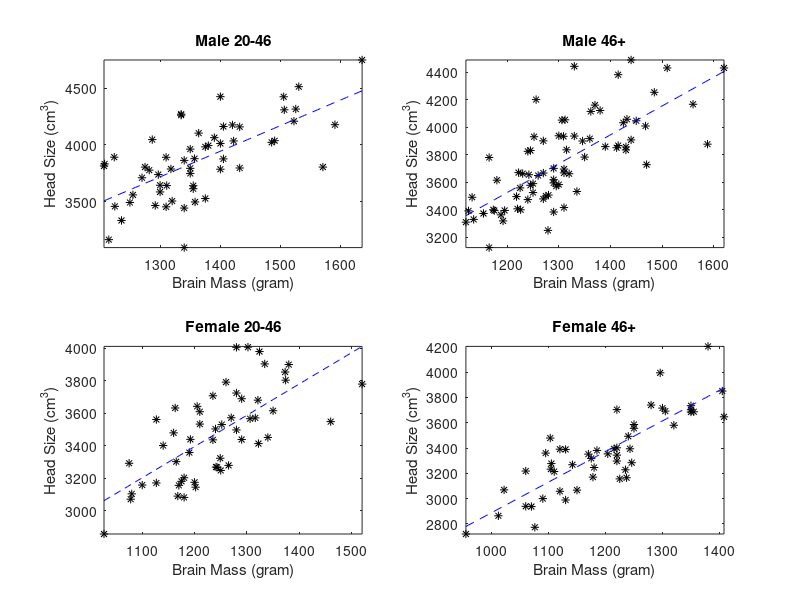

Reproduce this figure in MATLAB.
%{
    Michael Kyzar
    ITP 168, Spring 2016
    Lab 18  
    kyzar@usc.edu

    Revision History
Date        Changes         Programmer
------------------------------
11/02/2016  First Draft     Michael Kyzar
%}
clear;clc;
rawData=importdata('brainhead.txt');
m20t46=[]; m46p=[]; f20t46=[]; f46p=[];
nRow=size(rawData,1);
for i=1:nRow
    if rawData(i,1)==1
        if rawData(i,2)==1
            m20t46=[m20t46;rawData(i,3),rawData(i,4)];
        elseif rawData(i,2)==2
            m46p=[m46p;rawData(i,3),rawData(i,4)];
        end
    elseif rawData(i,1)==2
        if rawData(i,2)==1
            f20t46=[f20t46;rawData(i,3),rawData(i,4)];
        elseif rawData(i,2)==2
            f46p=[f46p;rawData(i,3),rawData(i,4)];
        end
    end 
end
x1=m20t46(:,2); x2=m46p(:,2); x3=f20t46(:,2); x4=f46p(:,2);
y1=m20t46(:,1); y2=m46p(:,1); y3=f20t46(:,1); y4=f46p(:,1);
p1=polyfit(x1,y1,1); p2=polyfit(x2,y2,1); p3=polyfit(x3,y3,1); p4=polyfit(x4,y4,1);
xFitRan1=linspace(min(x1),max(x1),100); xFitRan2=linspace(min(x2),max(x2),100);
xFitRan3=linspace(min(x3),max(x3),100); xFitRan4=linspace(min(x4),max(x4),100);
fit1=polyval(p1,xFitRan1); fit2=polyval(p2,xFitRan2);
fit3=polyval(p3,xFitRan3); fit4=polyval(p4,xFitRan4);
figure; %hold on
subplot(2,2,1), plot(x1,y1,'k*',xFitRan1,fit1,'b--')
xlabel('Brain Mass (gram)')
ylabel('Head Size (cm^{3})')
title('Male 20-46')
axis tight
hold off
hold on
subplot(2,2,2), plot(x2,y2,'k*',xFitRan2,fit2,'b--')
xlabel('Brain Mass (gram)')
ylabel('Head Size (cm^{3})')
title('Male 46+')
axis tight
hold off
hold on
subplot(2,2,3), plot(x3,y3,'k*',xFitRan3,fit3,'b--')
xlabel('Brain Mass (gram)')
ylabel('Head Size (cm^{3})')
title('Female 20-46')
axis tight
hold off
hold on
subplot(2,2,4),plot(x4,y4,'k*',xFitRan4,fit4,'b--')
xlabel('Brain Mass (gram)')
ylabel('Head Size (cm^{3})')
title('Female 46+')
axis tight
hold off
